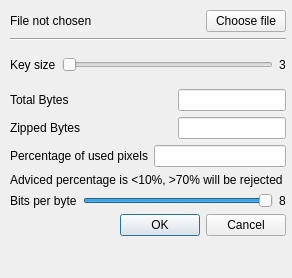
<?xml version="1.0" encoding="UTF-8"?>
<ui version="4.0">
 <class>EncryptDialog</class>
 <widget class="QDialog" name="EncryptDialog">
  <property name="geometry">
   <rect>
    <x>0</x>
    <y>0</y>
    <width>292</width>
    <height>278</height>
   </rect>
  </property>
  <property name="windowTitle">
   <string>Dialog</string>
  </property>
  <property name="windowIcon">
   <iconset resource="resource.qrc">
    <normaloff>:/icons/image.png</normaloff>:/icons/image.png</iconset>
  </property>
  <widget class="QWidget" name="layoutWidget">
   <property name="geometry">
    <rect>
     <x>10</x>
     <y>10</y>
     <width>276</width>
     <height>226</height>
    </rect>
   </property>
   <layout class="QVBoxLayout" name="verticalLayout_3">
    <item>
     <layout class="QVBoxLayout" name="verticalLayout_2">
      <item>
       <layout class="QHBoxLayout" name="horizontalLayout_2">
        <item>
         <widget class="QLabel" name="fileLabel">
          <property name="text">
           <string>File not chosen</string>
          </property>
         </widget>
        </item>
        <item>
         <spacer name="horizontalSpacer_3">
          <property name="orientation">
           <enum>Qt::Horizontal</enum>
          </property>
          <property name="sizeHint" stdset="0">
           <size>
            <width>40</width>
            <height>20</height>
           </size>
          </property>
         </spacer>
        </item>
        <item>
         <widget class="QPushButton" name="fileButton">
          <property name="text">
           <string>Choose file</string>
          </property>
         </widget>
        </item>
       </layout>
      </item>
      <item>
       <widget class="Line" name="line">
        <property name="orientation">
         <enum>Qt::Horizontal</enum>
        </property>
       </widget>
      </item>
      <item>
       <layout class="QHBoxLayout" name="horizontalLayout">
        <item>
         <widget class="QLabel" name="label_3">
          <property name="text">
           <string>Key size</string>
          </property>
         </widget>
        </item>
        <item>
         <widget class="QSlider" name="horizontalSlider">
          <property name="minimum">
           <number>3</number>
          </property>
          <property name="maximum">
           <number>24</number>
          </property>
          <property name="orientation">
           <enum>Qt::Horizontal</enum>
          </property>
         </widget>
        </item>
        <item>
         <widget class="QLabel" name="keyLabel">
          <property name="text">
           <string>3</string>
          </property>
         </widget>
        </item>
       </layout>
      </item>
      <item>
       <layout class="QVBoxLayout" name="verticalLayout">
        <item>
         <layout class="QHBoxLayout" name="horizontalLayout_3">
          <item>
           <widget class="QLabel" name="label_4">
            <property name="text">
             <string>Total Bytes</string>
            </property>
           </widget>
          </item>
          <item>
           <spacer name="horizontalSpacer_2">
            <property name="orientation">
             <enum>Qt::Horizontal</enum>
            </property>
            <property name="sizeHint" stdset="0">
             <size>
              <width>40</width>
              <height>20</height>
             </size>
            </property>
           </spacer>
          </item>
          <item>
           <widget class="QLineEdit" name="totalBytes">
            <property name="readOnly">
             <bool>true</bool>
            </property>
           </widget>
          </item>
         </layout>
        </item>
        <item>
         <layout class="QHBoxLayout" name="horizontalLayout_4">
          <item>
           <widget class="QLabel" name="label_5">
            <property name="text">
             <string>Zipped Bytes</string>
            </property>
           </widget>
          </item>
          <item>
           <spacer name="horizontalSpacer">
            <property name="orientation">
             <enum>Qt::Horizontal</enum>
            </property>
            <property name="sizeHint" stdset="0">
             <size>
              <width>40</width>
              <height>20</height>
             </size>
            </property>
           </spacer>
          </item>
          <item>
           <widget class="QLineEdit" name="zippedBytes">
            <property name="readOnly">
             <bool>true</bool>
            </property>
           </widget>
          </item>
         </layout>
        </item>
        <item>
         <layout class="QHBoxLayout" name="horizontalLayout_5">
          <item>
           <widget class="QLabel" name="label_6">
            <property name="text">
             <string>Percentage of used pixels</string>
            </property>
           </widget>
          </item>
          <item>
           <widget class="QLineEdit" name="percentage">
            <property name="readOnly">
             <bool>true</bool>
            </property>
           </widget>
          </item>
         </layout>
        </item>
        <item>
         <widget class="QLabel" name="label_7">
          <property name="text">
           <string>Adviced percentage is &lt;10%, &gt;70% will be rejected</string>
          </property>
         </widget>
        </item>
        <item>
         <layout class="QHBoxLayout" name="horizontalLayout_6">
          <item>
           <widget class="QLabel" name="label_2">
            <property name="text">
             <string>Bits per byte</string>
            </property>
           </widget>
          </item>
          <item>
           <widget class="QSlider" name="bitsSlider">
            <property name="minimum">
             <number>1</number>
            </property>
            <property name="maximum">
             <number>8</number>
            </property>
            <property name="value">
             <number>8</number>
            </property>
            <property name="orientation">
             <enum>Qt::Horizontal</enum>
            </property>
           </widget>
          </item>
          <item>
           <widget class="QLabel" name="bitsUsedLbl">
            <property name="text">
             <string>8</string>
            </property>
           </widget>
          </item>
         </layout>
        </item>
       </layout>
      </item>
     </layout>
    </item>
    <item>
     <widget class="QDialogButtonBox" name="buttonBox">
      <property name="orientation">
       <enum>Qt::Horizontal</enum>
      </property>
      <property name="standardButtons">
       <set>QDialogButtonBox::Cancel|QDialogButtonBox::Ok</set>
      </property>
     </widget>
    </item>
   </layout>
  </widget>
 </widget>
 <resources>
  <include location="resource.qrc"/>
 </resources>
 <connections>
  <connection>
   <sender>buttonBox</sender>
   <signal>accepted()</signal>
   <receiver>EncryptDialog</receiver>
   <slot>accept()</slot>
   <hints>
    <hint type="sourcelabel">
     <x>248</x>
     <y>254</y>
    </hint>
    <hint type="destinationlabel">
     <x>157</x>
     <y>274</y>
    </hint>
   </hints>
  </connection>
  <connection>
   <sender>buttonBox</sender>
   <signal>rejected()</signal>
   <receiver>EncryptDialog</receiver>
   <slot>reject()</slot>
   <hints>
    <hint type="sourcelabel">
     <x>316</x>
     <y>260</y>
    </hint>
    <hint type="destinationlabel">
     <x>286</x>
     <y>274</y>
    </hint>
   </hints>
  </connection>
 </connections>
</ui>
